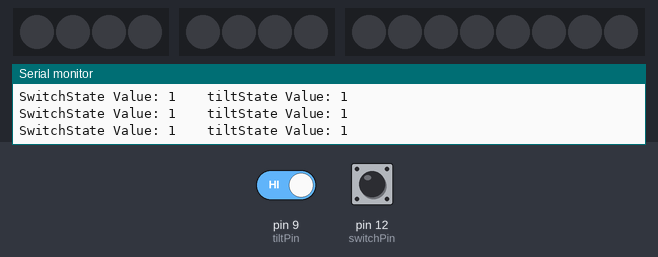
The sketch below on a simulated Arduino Uno, built with avr-gcc and run on an emulated ATmega328P. Shown: 2 × 4 RGB LEDs in strip order, left to right, 8 RGB LEDs in strip order, left to right, the last lines printed to the serial monitor. Inputs (shaded band) come from the test bench; at power-on: pin 12 (switchPin) HIGH, pin 9 (tiltPin) HIGH. Dim RGB values are drawn brighter than linear.

Above: at 1.3 s.
1.4 s: pin 12 (switchPin) pulled LOW for 0.3 s
At 2.1 s:
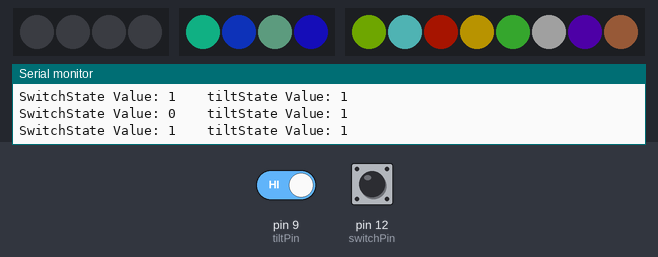
3.7 s: pin 12 (switchPin) pulled LOW for 3.2 s
At 8.1 s:
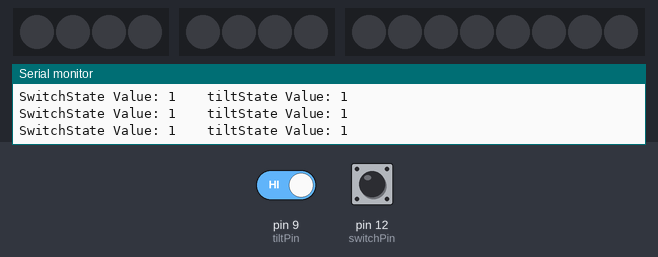
9.0 s: pin 9 (tiltPin) driven LOW and pin 12 (switchPin) driven LOW
At 12.28 s:
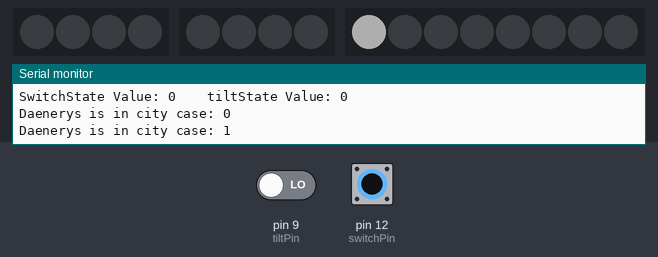
Timing chart, 0 to 18.9 s (numbered marks = the images above; inputs shaded):
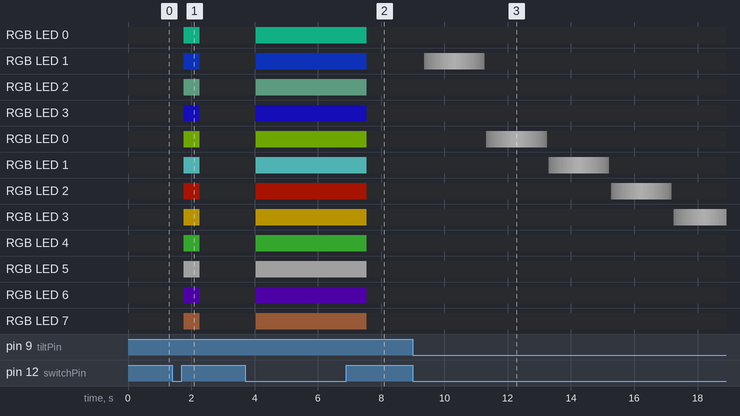

The sketch:

FloraFinal.ino
```cpp
// Author: Aidan Colombana
// Project: Final Project Code
// Date: June 2025


#include <Adafruit_NeoPixel.h>

const int switchPin = 12;  // switch for turning on the tapestry
const int tiltPin = 9;  // tilt sensor used for Daenery's travel according to show adaptation

#define CENTER_PIN 8 // Digital pin connected to the NeoPixel (SUPER BRIGHT)

#define EAST_PIXELS 6 // the port for the Neopixel chain of Braavos, Pentos, Myr, and Tyrosh
#define WEST_PIXELS 10 // the port for the Neopixel chain of the rest of the Essos cities

// Pins to controls the Neopixel Chains off of
#define NUMPIXELSWEST 4
#define NUMPIXELSEAST 8

// Create the Neopixel Chains
Adafruit_NeoPixel WestLEDPixels(NUMPIXELSWEST, WEST_PIXELS, NEO_GRB + NEO_KHZ800); // Setting up neopixel chained LEDs
Adafruit_NeoPixel EastLEDPixels(NUMPIXELSEAST, EAST_PIXELS, NEO_GRB + NEO_KHZ800); // Setting up neopixel chained LEDs

// Central light on Arduino - very bright and unneeded
Adafruit_NeoPixel centralLEDLight(NUMPIXELSWEST, CENTER_PIN, NEO_GRB + NEO_KHZ800);

void setup() {

  Serial.begin(9600);

  pinMode(switchPin, INPUT_PULLUP);
  pinMode(tiltPin, INPUT_PULLUP);

  centralLEDLight.begin();
  centralLEDLight.setBrightness(5); // could be 0 but can be buggy with 0, so set to 5

  WestLEDPixels.begin();
  WestLEDPixels.setBrightness(70);

  EastLEDPixels.begin();
  EastLEDPixels.setBrightness(70);

}

void loop() {

  centralLEDLight.setPixelColor(0, centralLEDLight.Color(0, 0, 0)); // Turn off central light it will give you a migraine
  centralLEDLight.show();

  int switchState = digitalRead(switchPin);  // Read the state of the switch
  int tiltState = digitalRead(tiltPin); // Read the state of the tilt switch

  Serial.print("SwitchState Value: ");
  Serial.print(switchState);

  Serial.print("    tiltState Value: ");
  Serial.println(tiltState);

  delay(250);  // delay for prints

  if (switchState == 0) {  // switch lights sewn to the tapestry to on. Also allows button to be pressed.


    // Toggles light show for cities Daenerys Targaryen visits in order
    if (tiltState == 0) {// tilt sensor flipped

      // Daenerys visits 6 cities, 2 visited twice, and a last run to show all conquered area (7 cities but Dragonstone isn't connected to Essos Arduino and between continents technically)
      for (int i = 0; i < 9; i++) {
        daenerysConqueredCity(i);
      }

      // turnOffEssosLEDS()
      delay(500);
    } else { // not flipped

      turnOnEssosLEDS();

    }

    delay(250);  // delay for prints

  } else { // Switch set to off

    turnOffEssosLEDS();

  }

}

// Turns on all Essos LEDs
void turnOnEssosLEDS() {

  // End & Start of show Esso cities
  WestLEDPixels.setPixelColor(0, WestLEDPixels.Color(20, 200, 150));  // Bravos - Many faced god
  WestLEDPixels.setPixelColor(1, WestLEDPixels.Color(20, 70, 255));  // Pentos - Rich / Winter is Coming

  // Not in show cities, but talked about
  WestLEDPixels.setPixelColor(2, WestLEDPixels.Color(60, 100, 80));  // Myr - never visited but craftsman
  WestLEDPixels.setPixelColor(3, WestLEDPixels.Color(30, 20, 250));  // Tyrosh - dyed beards?

  WestLEDPixels.show();

  EastLEDPixels.setPixelColor(0, EastLEDPixels.Color(100, 150, 0));  // Vaes Dathrok - Dathroki Horde Camp
  EastLEDPixels.setPixelColor(1, EastLEDPixels.Color(100, 220, 220));  // Qarth - Rich and exotic

  // Slaver's Bay Cities
  EastLEDPixels.setPixelColor(2, EastLEDPixels.Color(150, 20, 0));  // Astapor - Unsullied
  EastLEDPixels.setPixelColor(3, EastLEDPixels.Color(250, 200, 0));  // Yunkai - Second Sons
  EastLEDPixels.setPixelColor(4, EastLEDPixels.Color(50, 150, 40));  // Meereen - Daenerys: Breaker of chains, mother of dragons

  EastLEDPixels.setPixelColor(5, EastLEDPixels.Color(120, 120, 120));  // Valyria - The Stone Men
  EastLEDPixels.setPixelColor(6, EastLEDPixels.Color(70, 0, 150));  // Lys - Pleasure, Beuaty, and Perfume
  EastLEDPixels.setPixelColor(7, EastLEDPixels.Color(80, 50, 30));  // Volantis - Oldest free city and home of the Red Temple

  EastLEDPixels.show();

}

// Turns off all Essos LEDs
void turnOffEssosLEDS() {
  for (int i = 0; i < 4; i++) {
      WestLEDPixels.setPixelColor(i, WestLEDPixels.Color(0, 0 , 0));
    }
    WestLEDPixels.show();

    for (int i = 0; i < 8; i++) {
      EastLEDPixels.setPixelColor(i, EastLEDPixels.Color(0, 0 , 0));
    }

    // EastLEDPixels.clear();
    EastLEDPixels.show();
}

// Show each city Daenery's visits in order. In the first city (Pentos) she is a prisoner so it is red.
// After Pentos her character develops and she ends up conquering the following cities besides Qarth,
//  eventually ending up and making her base of operations in Meereen
void daenerysConqueredCity(int city) {

    Adafruit_NeoPixel* strip; // Strip with associated light
    int pixelNumber = 0;

    turnOffEssosLEDS();

    Serial.print("Daenerys is in city case: ");
    Serial.println(city);

    switch (city) {
      case 0: // Pentos
        // West strip doesn't work as well since 3.3V instead of 5V, but it works out to be
        // red and this works since in Pentos she was a prisoner
        // WestLEDPixels.setPixelColor(1, WestLEDPixels.Color(190, 190, 190));
        strip = &WestLEDPixels;
        pixelNumber = 1;
        break;
      case 1: // Vaes Dothrak
        // EastLEDPixels.setPixelColor(0, EastLEDPixels.Color(190, 190, 190));
        strip = &EastLEDPixels;
        pixelNumber = 0;
        break;
      case 2: // Qarth
        // EastLEDPixels.setPixelColor(1, EastLEDPixels.Color(190, 190, 190));
        strip = &EastLEDPixels;
        pixelNumber = 1;
        break;
      case 3: // Astapor
        // EastLEDPixels.setPixelColor(2, EastLEDPixels.Color(190, 190, 190));
        strip = &EastLEDPixels;
        pixelNumber = 2;
        break;
      case 4: // Yunkai
        // EastLEDPixels.setPixelColor(3, EastLEDPixels.Color(190, 190, 190));
        strip = &EastLEDPixels;
        pixelNumber = 3;
        break;
      case 5: // Meereen
        // EastLEDPixels.setPixelColor(4, EastLEDPixels.Color(190, 190, 190));
        strip = &EastLEDPixels;
        pixelNumber = 4;
        break;
      case 6: // Vaes Dothrak (Second time)
        // EastLEDPixels.setPixelColor(0, EastLEDPixels.Color(190, 190, 190));
        strip = &EastLEDPixels;
        pixelNumber = 0;
        break;
      case 7: // Back to Meereen
        // EastLEDPixels.setPixelColor(4, EastLEDPixels.Color(190, 190, 190));
        strip = &EastLEDPixels;
        pixelNumber = 4;
        break;
      case 8 : // Show all conquered land
        EastLEDPixels.setPixelColor(0, EastLEDPixels.Color(190, 190, 190));
        EastLEDPixels.setPixelColor(2, EastLEDPixels.Color(190, 190, 190));
        EastLEDPixels.setPixelColor(3, EastLEDPixels.Color(190, 190, 190));
        EastLEDPixels.setPixelColor(4, EastLEDPixels.Color(190, 190, 190));

        EastLEDPixels.show();
        delay(1500);
        break;
      default:
        break;
    }

    if (city != 8) {
    // fade in
      for (int i = 0; i < 191; i += 10) {
        strip->setPixelColor(pixelNumber, strip->Color(i, i, i));
        strip->show();
        delay(50);
      }

      // fade out
      for (int i = 190; i > 0; i -= 10) {
        strip->setPixelColor(pixelNumber, strip->Color(i, i, i));
        strip->show();
        delay(50);
      }

      strip->setPixelColor(pixelNumber, strip->Color(0, 0, 0));
      strip->show();
    }

}
```

Measured:
- after the input at 1.4 s, RGB LED 0: off → RGB(5, 55, 41) after 0.36 s, → off 0.50 s later; RGB LED 1: off → RGB(5, 19, 70) after 0.36 s, → off 0.50 s later
- after the input at 3.7 s, RGB LED 0: off → RGB(5, 55, 41) after 0.33 s, → off 3.5 s later; RGB LED 1: off → RGB(5, 19, 70) after 0.33 s, → off 3.5 s later
